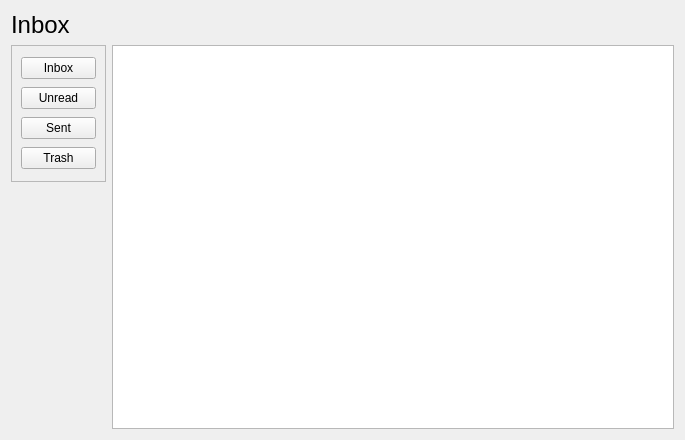
<?xml version="1.0" encoding="UTF-8"?>
<ui version="4.0">
 <class>Form</class>
 <widget class="QWidget" name="Form">
  <property name="geometry">
   <rect>
    <x>0</x>
    <y>0</y>
    <width>685</width>
    <height>440</height>
   </rect>
  </property>
  <property name="windowTitle">
   <string>Form</string>
  </property>
  <property name="styleSheet">
   <string notr="true">font: 75 8pt &quot;Open Sans&quot;;</string>
  </property>
  <layout class="QGridLayout" name="gridLayout">
   <item row="3" column="1" rowspan="2">
    <widget class="QTableView" name="tableView"/>
   </item>
   <item row="1" column="0">
    <widget class="QLabel" name="label">
     <property name="sizePolicy">
      <sizepolicy hsizetype="Preferred" vsizetype="Fixed">
       <horstretch>0</horstretch>
       <verstretch>0</verstretch>
      </sizepolicy>
     </property>
     <property name="text">
      <string>&lt;html&gt;&lt;head/&gt;&lt;body&gt;&lt;p&gt;&lt;span style=&quot; font-size:18pt;&quot;&gt;Inbox&lt;/span&gt;&lt;/p&gt;&lt;/body&gt;&lt;/html&gt;</string>
     </property>
     <property name="textFormat">
      <enum>Qt::AutoText</enum>
     </property>
    </widget>
   </item>
   <item row="3" column="0">
    <widget class="QFrame" name="frame">
     <property name="maximumSize">
      <size>
       <width>95</width>
       <height>137</height>
      </size>
     </property>
     <property name="frameShape">
      <enum>QFrame::StyledPanel</enum>
     </property>
     <property name="frameShadow">
      <enum>QFrame::Raised</enum>
     </property>
     <layout class="QVBoxLayout" name="verticalLayout">
      <item>
       <widget class="QPushButton" name="pushButton">
        <property name="sizePolicy">
         <sizepolicy hsizetype="Minimum" vsizetype="Fixed">
          <horstretch>0</horstretch>
          <verstretch>0</verstretch>
         </sizepolicy>
        </property>
        <property name="text">
         <string>Inbox</string>
        </property>
       </widget>
      </item>
      <item>
       <widget class="QPushButton" name="pushButton_2">
        <property name="sizePolicy">
         <sizepolicy hsizetype="Minimum" vsizetype="Fixed">
          <horstretch>0</horstretch>
          <verstretch>0</verstretch>
         </sizepolicy>
        </property>
        <property name="text">
         <string>Unread</string>
        </property>
       </widget>
      </item>
      <item>
       <widget class="QPushButton" name="pushButton_3">
        <property name="sizePolicy">
         <sizepolicy hsizetype="Minimum" vsizetype="Fixed">
          <horstretch>0</horstretch>
          <verstretch>0</verstretch>
         </sizepolicy>
        </property>
        <property name="text">
         <string>Sent</string>
        </property>
       </widget>
      </item>
      <item>
       <widget class="QPushButton" name="pushButton_4">
        <property name="sizePolicy">
         <sizepolicy hsizetype="Minimum" vsizetype="Fixed">
          <horstretch>0</horstretch>
          <verstretch>0</verstretch>
         </sizepolicy>
        </property>
        <property name="text">
         <string>Trash</string>
        </property>
       </widget>
      </item>
     </layout>
    </widget>
   </item>
  </layout>
 </widget>
 <resources/>
 <connections/>
</ui>
